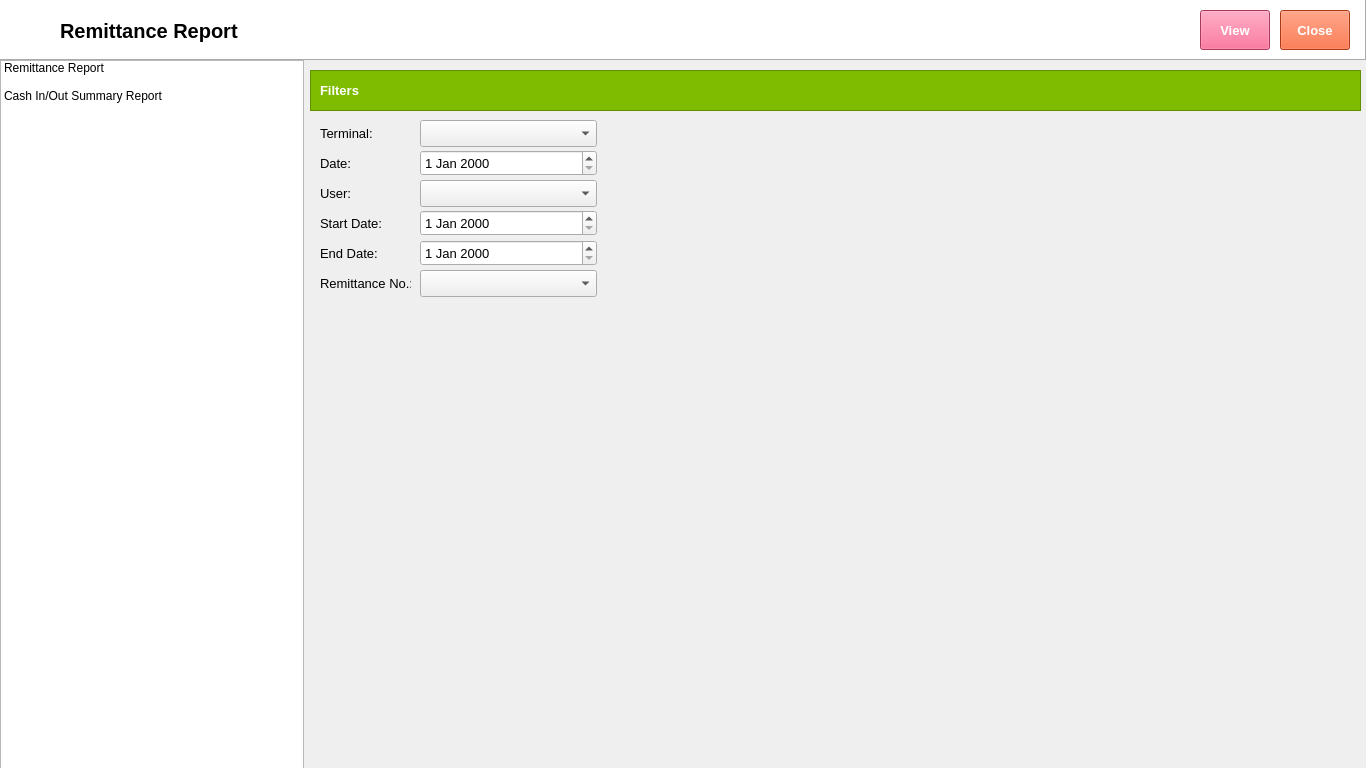
<?xml version="1.0" encoding="UTF-8"?>
<ui version="4.0">
 <class>Form</class>
 <widget class="QWidget" name="Form">
  <property name="geometry">
   <rect>
    <x>0</x>
    <y>0</y>
    <width>1366</width>
    <height>768</height>
   </rect>
  </property>
  <property name="windowTitle">
   <string>Form</string>
  </property>
  <property name="styleSheet">
   <string notr="true"/>
  </property>
  <widget class="QListWidget" name="listWidgetSalesReport">
   <property name="geometry">
    <rect>
     <x>0</x>
     <y>60</y>
     <width>304</width>
     <height>768</height>
    </rect>
   </property>
   <item>
    <property name="text">
     <string>Remittance Report
</string>
    </property>
   </item>
   <item>
    <property name="text">
     <string>Cash In/Out Summary Report</string>
    </property>
   </item>
  </widget>
  <widget class="QFrame" name="frame">
   <property name="geometry">
    <rect>
     <x>0</x>
     <y>0</y>
     <width>1366</width>
     <height>60</height>
    </rect>
   </property>
   <property name="autoFillBackground">
    <bool>false</bool>
   </property>
   <property name="styleSheet">
    <string notr="true">background-color: rgb(255, 255, 255);</string>
   </property>
   <property name="frameShape">
    <enum>QFrame::Panel</enum>
   </property>
   <property name="frameShadow">
    <enum>QFrame::Raised</enum>
   </property>
   <widget class="QLabel" name="label">
    <property name="geometry">
     <rect>
      <x>10</x>
      <y>10</y>
      <width>38</width>
      <height>32</height>
     </rect>
    </property>
    <property name="text">
     <string/>
    </property>
    <property name="pixmap">
     <pixmap>../../Documents/GitHub/python-pos/img/Reports.png</pixmap>
    </property>
    <property name="scaledContents">
     <bool>true</bool>
    </property>
   </widget>
   <widget class="QLabel" name="label_2">
    <property name="geometry">
     <rect>
      <x>60</x>
      <y>10</y>
      <width>181</width>
      <height>41</height>
     </rect>
    </property>
    <property name="font">
     <font>
      <family>Segoe UI</family>
      <pointsize>15</pointsize>
      <weight>75</weight>
      <bold>true</bold>
     </font>
    </property>
    <property name="text">
     <string>Remittance Report</string>
    </property>
    <property name="textFormat">
     <enum>Qt::PlainText</enum>
    </property>
   </widget>
   <widget class="QPushButton" name="pushButtonView">
    <property name="geometry">
     <rect>
      <x>1200</x>
      <y>10</y>
      <width>70</width>
      <height>40</height>
     </rect>
    </property>
    <property name="font">
     <font>
      <family>Segoe UI</family>
      <pointsize>10</pointsize>
      <weight>75</weight>
      <bold>true</bold>
     </font>
    </property>
    <property name="autoFillBackground">
     <bool>false</bool>
    </property>
    <property name="styleSheet">
     <string notr="true">background-color: rgb(240, 80, 128);
color: rgb(255, 255, 255);</string>
    </property>
    <property name="text">
     <string>View</string>
    </property>
   </widget>
   <widget class="QPushButton" name="pushButtonClose">
    <property name="geometry">
     <rect>
      <x>1280</x>
      <y>10</y>
      <width>70</width>
      <height>40</height>
     </rect>
    </property>
    <property name="font">
     <font>
      <family>Segoe UI</family>
      <pointsize>10</pointsize>
      <weight>75</weight>
      <bold>true</bold>
     </font>
    </property>
    <property name="styleSheet">
     <string notr="true">background-color: rgb(243, 79, 28);
color: rgb(255, 255, 255);</string>
    </property>
    <property name="text">
     <string>Close</string>
    </property>
    <property name="flat">
     <bool>false</bool>
    </property>
   </widget>
  </widget>
  <widget class="QFrame" name="frame_2">
   <property name="geometry">
    <rect>
     <x>310</x>
     <y>70</y>
     <width>1051</width>
     <height>41</height>
    </rect>
   </property>
   <property name="styleSheet">
    <string notr="true">background-color: rgb(127, 188, 0);</string>
   </property>
   <property name="frameShape">
    <enum>QFrame::StyledPanel</enum>
   </property>
   <property name="frameShadow">
    <enum>QFrame::Raised</enum>
   </property>
   <widget class="QLabel" name="label_3">
    <property name="geometry">
     <rect>
      <x>10</x>
      <y>10</y>
      <width>47</width>
      <height>21</height>
     </rect>
    </property>
    <property name="font">
     <font>
      <family>Segoe UI</family>
      <pointsize>10</pointsize>
      <weight>75</weight>
      <bold>true</bold>
     </font>
    </property>
    <property name="styleSheet">
     <string notr="true">color: rgb(255, 255, 255);</string>
    </property>
    <property name="text">
     <string>Filters</string>
    </property>
   </widget>
  </widget>
  <widget class="QDateEdit" name="dateEditStartDate">
   <property name="geometry">
    <rect>
     <x>420</x>
     <y>210</y>
     <width>177</width>
     <height>26</height>
    </rect>
   </property>
   <property name="font">
    <font>
     <family>Segoe UI</family>
     <pointsize>10</pointsize>
    </font>
   </property>
  </widget>
  <widget class="QDateEdit" name="dateEditEndDate">
   <property name="geometry">
    <rect>
     <x>420</x>
     <y>240</y>
     <width>177</width>
     <height>26</height>
    </rect>
   </property>
   <property name="font">
    <font>
     <family>Segoe UI</family>
     <pointsize>10</pointsize>
    </font>
   </property>
  </widget>
  <widget class="QComboBox" name="comboBoxTerminal">
   <property name="geometry">
    <rect>
     <x>420</x>
     <y>120</y>
     <width>177</width>
     <height>27</height>
    </rect>
   </property>
  </widget>
  <widget class="QLabel" name="label_4">
   <property name="geometry">
    <rect>
     <x>320</x>
     <y>210</y>
     <width>61</width>
     <height>26</height>
    </rect>
   </property>
   <property name="font">
    <font>
     <family>Segoe UI</family>
     <pointsize>10</pointsize>
    </font>
   </property>
   <property name="layoutDirection">
    <enum>Qt::RightToLeft</enum>
   </property>
   <property name="text">
    <string>Start Date:</string>
   </property>
  </widget>
  <widget class="QLabel" name="label_5">
   <property name="geometry">
    <rect>
     <x>320</x>
     <y>240</y>
     <width>61</width>
     <height>26</height>
    </rect>
   </property>
   <property name="font">
    <font>
     <family>Segoe UI</family>
     <pointsize>10</pointsize>
    </font>
   </property>
   <property name="layoutDirection">
    <enum>Qt::RightToLeft</enum>
   </property>
   <property name="text">
    <string>End Date:</string>
   </property>
  </widget>
  <widget class="QLabel" name="label_13">
   <property name="geometry">
    <rect>
     <x>320</x>
     <y>120</y>
     <width>81</width>
     <height>26</height>
    </rect>
   </property>
   <property name="font">
    <font>
     <family>Segoe UI</family>
     <pointsize>10</pointsize>
    </font>
   </property>
   <property name="layoutDirection">
    <enum>Qt::RightToLeft</enum>
   </property>
   <property name="text">
    <string>Terminal:</string>
   </property>
  </widget>
  <widget class="QDateEdit" name="dateEditDate">
   <property name="geometry">
    <rect>
     <x>420</x>
     <y>150</y>
     <width>177</width>
     <height>26</height>
    </rect>
   </property>
   <property name="font">
    <font>
     <family>Segoe UI</family>
     <pointsize>10</pointsize>
    </font>
   </property>
  </widget>
  <widget class="QLabel" name="label_14">
   <property name="geometry">
    <rect>
     <x>320</x>
     <y>150</y>
     <width>81</width>
     <height>26</height>
    </rect>
   </property>
   <property name="font">
    <font>
     <family>Segoe UI</family>
     <pointsize>10</pointsize>
    </font>
   </property>
   <property name="layoutDirection">
    <enum>Qt::RightToLeft</enum>
   </property>
   <property name="text">
    <string>Date:</string>
   </property>
  </widget>
  <widget class="QComboBox" name="comboBoxUser">
   <property name="geometry">
    <rect>
     <x>420</x>
     <y>180</y>
     <width>177</width>
     <height>27</height>
    </rect>
   </property>
  </widget>
  <widget class="QLabel" name="label_15">
   <property name="geometry">
    <rect>
     <x>320</x>
     <y>180</y>
     <width>81</width>
     <height>26</height>
    </rect>
   </property>
   <property name="font">
    <font>
     <family>Segoe UI</family>
     <pointsize>10</pointsize>
    </font>
   </property>
   <property name="layoutDirection">
    <enum>Qt::RightToLeft</enum>
   </property>
   <property name="text">
    <string>User:</string>
   </property>
  </widget>
  <widget class="QComboBox" name="comboBoxRemittanceNo">
   <property name="geometry">
    <rect>
     <x>420</x>
     <y>270</y>
     <width>177</width>
     <height>27</height>
    </rect>
   </property>
  </widget>
  <widget class="QLabel" name="label_16">
   <property name="geometry">
    <rect>
     <x>320</x>
     <y>270</y>
     <width>91</width>
     <height>26</height>
    </rect>
   </property>
   <property name="font">
    <font>
     <family>Segoe UI</family>
     <pointsize>10</pointsize>
    </font>
   </property>
   <property name="layoutDirection">
    <enum>Qt::RightToLeft</enum>
   </property>
   <property name="text">
    <string>Remittance No.:</string>
   </property>
  </widget>
 </widget>
 <resources/>
 <connections/>
</ui>
